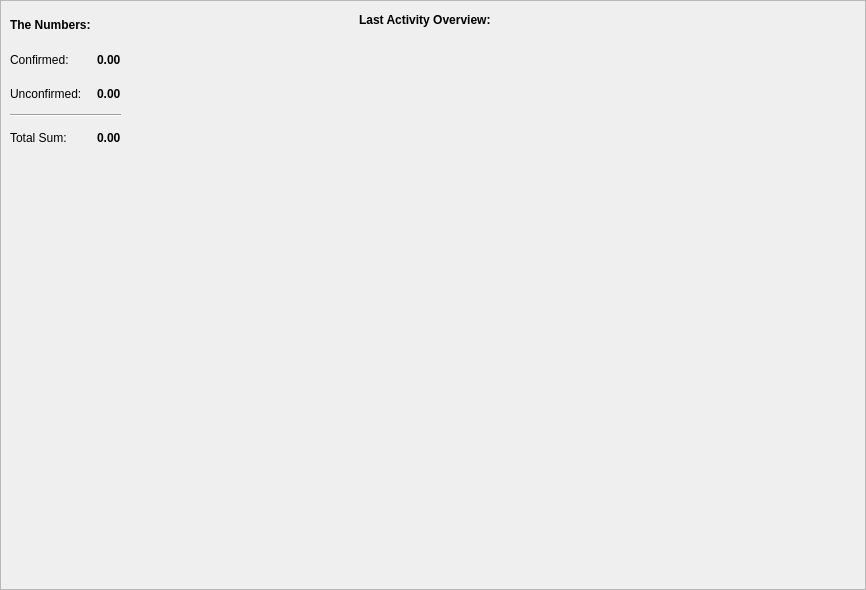
<?xml version="1.0" encoding="UTF-8"?>
<ui version="4.0">
 <class>OverviewFrame</class>
 <widget class="QFrame" name="OverviewFrame">
  <property name="geometry">
   <rect>
    <x>0</x>
    <y>0</y>
    <width>866</width>
    <height>590</height>
   </rect>
  </property>
  <property name="windowTitle">
   <string>Frame</string>
  </property>
  <property name="frameShape">
   <enum>QFrame::StyledPanel</enum>
  </property>
  <property name="frameShadow">
   <enum>QFrame::Raised</enum>
  </property>
  <layout class="QGridLayout" name="gridLayout" columnstretch="40,60">
   <property name="sizeConstraint">
    <enum>QLayout::SetDefaultConstraint</enum>
   </property>
   <property name="leftMargin">
    <number>0</number>
   </property>
   <property name="topMargin">
    <number>0</number>
   </property>
   <property name="rightMargin">
    <number>0</number>
   </property>
   <property name="bottomMargin">
    <number>0</number>
   </property>
   <property name="horizontalSpacing">
    <number>5</number>
   </property>
   <property name="verticalSpacing">
    <number>0</number>
   </property>
   <item row="0" column="0">
    <widget class="QFrame" name="m_overviewWalletFrame">
     <property name="minimumSize">
      <size>
       <width>0</width>
       <height>160</height>
      </size>
     </property>
     <property name="maximumSize">
      <size>
       <width>16777215</width>
       <height>160</height>
      </size>
     </property>
     <property name="frameShape">
      <enum>QFrame::NoFrame</enum>
     </property>
     <property name="frameShadow">
      <enum>QFrame::Raised</enum>
     </property>
     <layout class="QGridLayout" name="gridLayout_2">
      <item row="4" column="1">
       <widget class="QLabel" name="m_totalBalanceLabel">
        <property name="font">
         <font>
          <weight>75</weight>
          <bold>true</bold>
         </font>
        </property>
        <property name="text">
         <string notr="true">0.00</string>
        </property>
       </widget>
      </item>
      <item row="1" column="1">
       <widget class="QLabel" name="m_actualBalanceLabel">
        <property name="font">
         <font>
          <weight>75</weight>
          <bold>true</bold>
         </font>
        </property>
        <property name="text">
         <string notr="true">0.00</string>
        </property>
       </widget>
      </item>
      <item row="4" column="0">
       <widget class="QLabel" name="label_6">
        <property name="text">
         <string>Total Sum:</string>
        </property>
       </widget>
      </item>
      <item row="1" column="2">
       <widget class="QLabel" name="m_tickerLabel1">
        <property name="text">
         <string notr="true"/>
        </property>
       </widget>
      </item>
      <item row="0" column="0">
       <widget class="QLabel" name="label">
        <property name="font">
         <font>
          <weight>75</weight>
          <bold>true</bold>
         </font>
        </property>
        <property name="text">
         <string>The Numbers:</string>
        </property>
       </widget>
      </item>
      <item row="2" column="0">
       <widget class="QLabel" name="label_4">
        <property name="text">
         <string>Unconfirmed:</string>
        </property>
       </widget>
      </item>
      <item row="1" column="0">
       <widget class="QLabel" name="label_2">
        <property name="text">
         <string>Confirmed:</string>
        </property>
       </widget>
      </item>
      <item row="3" column="0" colspan="2">
       <widget class="Line" name="line">
        <property name="orientation">
         <enum>Qt::Horizontal</enum>
        </property>
       </widget>
      </item>
      <item row="2" column="1">
       <widget class="QLabel" name="m_pendingBalanceLabel">
        <property name="font">
         <font>
          <weight>75</weight>
          <bold>true</bold>
         </font>
        </property>
        <property name="text">
         <string notr="true">0.00</string>
        </property>
       </widget>
      </item>
      <item row="4" column="2">
       <widget class="QLabel" name="m_tickerLabel3">
        <property name="text">
         <string notr="true"/>
        </property>
       </widget>
      </item>
      <item row="2" column="2">
       <widget class="QLabel" name="m_tickerLabel2">
        <property name="text">
         <string notr="true"/>
        </property>
       </widget>
      </item>
      <item row="2" column="3">
       <spacer name="horizontalSpacer_2">
        <property name="orientation">
         <enum>Qt::Horizontal</enum>
        </property>
        <property name="sizeHint" stdset="0">
         <size>
          <width>40</width>
          <height>20</height>
         </size>
        </property>
       </spacer>
      </item>
     </layout>
    </widget>
   </item>
   <item row="1" column="0" rowspan="2">
    <spacer name="verticalSpacer">
     <property name="orientation">
      <enum>Qt::Vertical</enum>
     </property>
     <property name="sizeType">
      <enum>QSizePolicy::Expanding</enum>
     </property>
     <property name="sizeHint" stdset="0">
      <size>
       <width>20</width>
       <height>425</height>
      </size>
     </property>
    </spacer>
   </item>
   <item row="0" column="1" rowspan="3">
    <widget class="QFrame" name="frame_2">
     <property name="minimumSize">
      <size>
       <width>0</width>
       <height>0</height>
      </size>
     </property>
     <property name="maximumSize">
      <size>
       <width>16777215</width>
       <height>16777215</height>
      </size>
     </property>
     <property name="frameShape">
      <enum>QFrame::NoFrame</enum>
     </property>
     <property name="frameShadow">
      <enum>QFrame::Raised</enum>
     </property>
     <layout class="QVBoxLayout" name="verticalLayout">
      <item>
       <layout class="QHBoxLayout" name="horizontalLayout">
        <item>
         <widget class="QLabel" name="label_8">
          <property name="font">
           <font>
            <weight>75</weight>
            <bold>true</bold>
           </font>
          </property>
          <property name="text">
           <string>Last Activity Overview:</string>
          </property>
         </widget>
        </item>
        <item>
         <spacer name="horizontalSpacer">
          <property name="orientation">
           <enum>Qt::Horizontal</enum>
          </property>
          <property name="sizeHint" stdset="0">
           <size>
            <width>40</width>
            <height>20</height>
           </size>
          </property>
         </spacer>
        </item>
       </layout>
      </item>
      <item>
       <widget class="QTreeView" name="m_recentTransactionsView">
        <property name="focusPolicy">
         <enum>Qt::NoFocus</enum>
        </property>
        <property name="styleSheet">
         <string notr="true">background-color: transparent;</string>
        </property>
        <property name="frameShape">
         <enum>QFrame::NoFrame</enum>
        </property>
        <property name="editTriggers">
         <set>QAbstractItemView::NoEditTriggers</set>
        </property>
        <property name="selectionMode">
         <enum>QAbstractItemView::NoSelection</enum>
        </property>
        <property name="rootIsDecorated">
         <bool>false</bool>
        </property>
        <property name="uniformRowHeights">
         <bool>true</bool>
        </property>
        <property name="itemsExpandable">
         <bool>false</bool>
        </property>
        <property name="headerHidden">
         <bool>true</bool>
        </property>
        <property name="expandsOnDoubleClick">
         <bool>false</bool>
        </property>
       </widget>
      </item>
     </layout>
    </widget>
   </item>
  </layout>
 </widget>
 <resources/>
 <connections/>
</ui>
